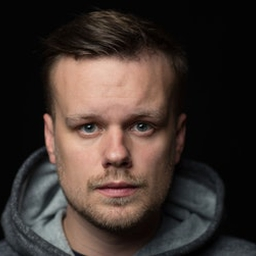
#> input picture examples/colorizing_photos/files/Train/group1/0qADtP.jpg, 256 x 256 px; its folder holds only this picture in this run; the run also reads 1 picture not shown here
$ python get_sample.py
#> lines starting #> are read from the running program, lines starting #| are printed output that depends on the picture
import os, glob
import numpy as np
import matplotlib.pyplot as plt
from PIL import Image

def get_train_sample(filepath):
#> called with filepath = 'files/Train/group1/0qADtP.jpg'
	with Image.open(filepath) as img_color:
#> img_color is the input picture: PIL image 256x256 RGB; mean R, G, B 62.3, 50.8, 45.7
		img_gray = img_color.convert('L')
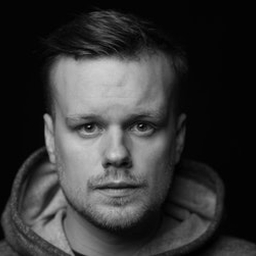
#> img_gray: PIL image 256x256 L; min 0, max 211, mean 53.6
		X = np.array(img_gray, dtype='float32')
		Y = np.array(img_color, dtype='float32')
	Y = Y.transpose(2, 0, 1)
	if X.max() > 2: X /= 255.0
	if Y.max() > 2: Y /= 255.0

	# print(X.shape, X.max(), X.min())
	# print(Y.shape, Y.max(), Y.min())
	return X, Y

def get_predict_sample(filepath):
	with Image.open(filepath) as img_color:
		img_gray = img_color.convert('L')
		X = np.array(img_gray, dtype='float32')
	if X.max() > 2: X /= 255.0

	# img_gray.save("_src.png")
	# print(X.shape, X.max(), X.min())
	return X

IMG_WIDTH = 256
IMG_HEIGHT = 256

train_in_bytes = bytearray()
train_in_head = np.zeros(8).astype('int32')
train_in_head[1:4] = [IMG_WIDTH, IMG_HEIGHT, 1]
train_in_bytes += train_in_head.tobytes()

train_out_bytes = bytearray()
train_out_head = np.zeros(8).astype('int32')
train_out_head[1:4] = [IMG_WIDTH, IMG_HEIGHT, 3]
train_out_bytes += train_out_head.tobytes()

predict_in_bytes = bytearray()
predict_in_bytes += train_in_head.tobytes()

paths = glob.glob('files/Train/group1/*.*')
paths += glob.glob('files/Train/group2/*.*')
for path in paths:
	X, Y = get_train_sample(path)
	train_in_bytes += X.tobytes()
	train_out_bytes += Y.tobytes()
	# [5 lines of commented-out code are left out]
paths = ['files/Predict/group2/turing.png']

for path in paths:
	X = get_predict_sample(path)
	predict_in_bytes += X.tobytes()
	print(path)

with open("train_in.smpl", "wb") as file:
	file.write(train_in_bytes)
with open("train_out.smpl", "wb") as file:
	file.write(train_out_bytes)

with open("predict_in.smpl", "wb") as file:
	file.write(predict_in_bytes)
